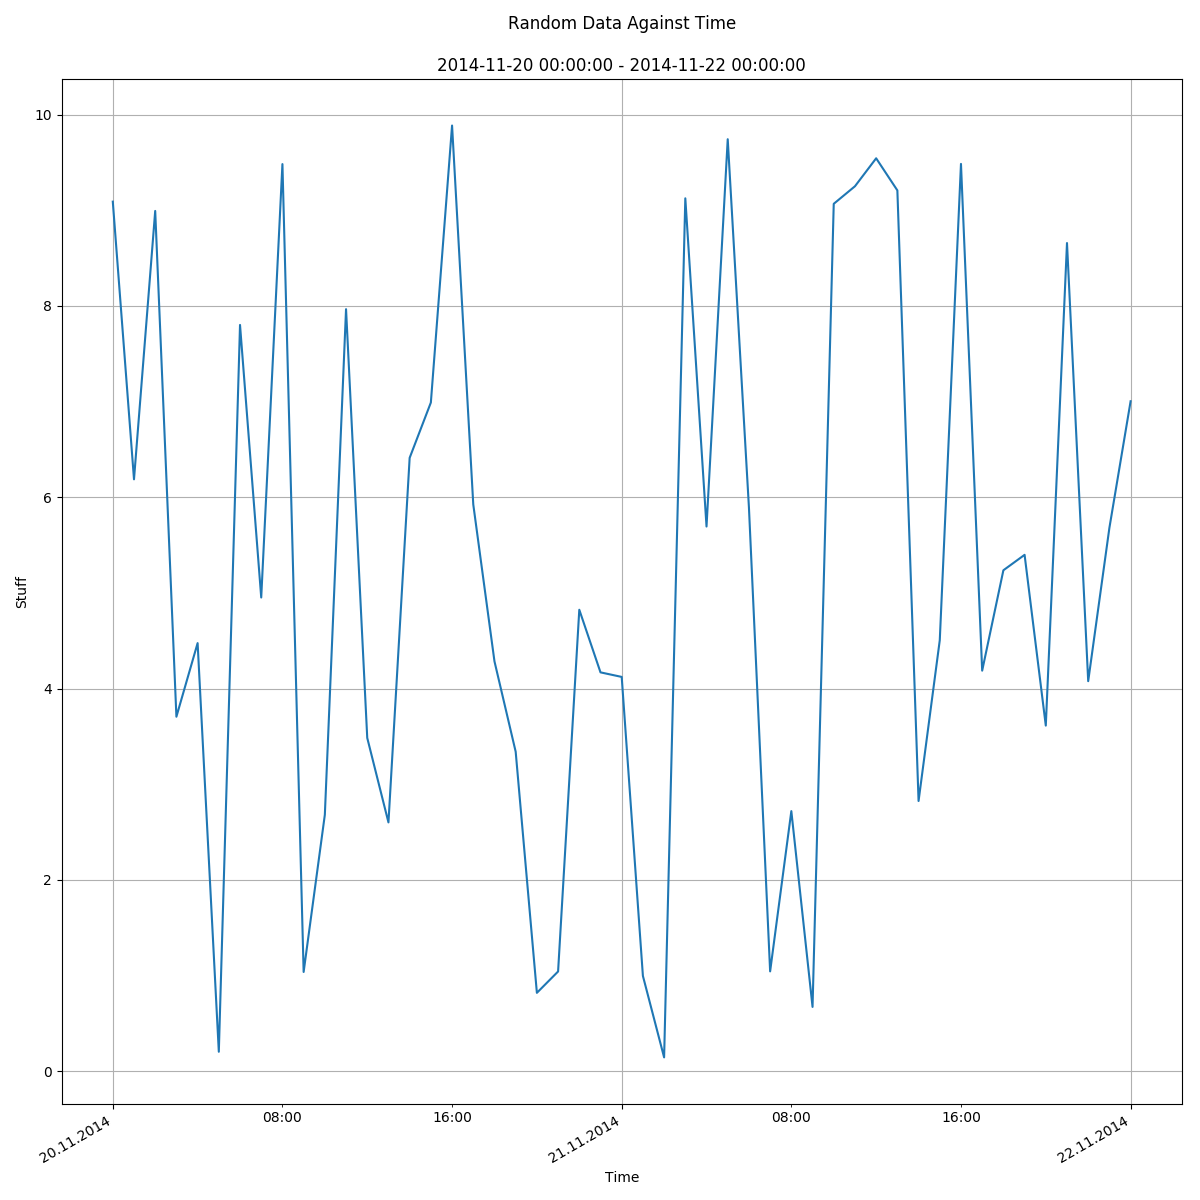

Generate this figure with Julia:
# pyplot_customtime.jl
#
#	Demonstrate reformatting of time axis
#
# gizmaa (https://gist.github.com/gizmaa/7214002)
# Julia 1.1.0
# 27.11.14
# Last Edit: 10.05.19

using PyPlot
using Dates

###################
##  Create Data  ##
###################
dt = Dates.Hour(1)
time = collect(DateTime(2014,11,20):dt:DateTime(2014,11,22))
y = 10rand(length(time))
#y = floor(100*rand(length(time))) # Fails unless the time span is very short
dfmt = Dates.DateFormat("yyyy-mm-dd HH:MM:SS")

font1 = Dict("fontname"=>"Sans","style"=>"normal")
time2 = Dates.value.(time)/1000/60/60/24 # Convert time from milliseconds from day 0 to days from day 0
timespan = "\n" * Dates.format(minimum(time),dfmt) * " - " * Dates.format(maximum(time),dfmt)

majorformatter = matplotlib.dates.DateFormatter("%d.%m.%Y")
minorformatter = matplotlib.dates.DateFormatter("%H:%M")
majorlocator = matplotlib.dates.DayLocator(interval=1)
minorlocator = matplotlib.dates.HourLocator(byhour=(8, 16))

############
##  Plot  ##
############
fig = figure("pyplot_customtime",figsize=(12,12)) # Create a figure and save the handle
ax1 = PyPlot.axes()
p1 = plot_date(time2,y,linestyle="-",marker="None",label="test")
axis("tight")
PyPlot.title("Random Data Against Time\n" * timespan)
grid("on")
xlabel("Time")
ylabel("Stuff",fontdict=font1)
ax1.xaxis.set_major_formatter(majorformatter)
ax1.xaxis.set_minor_formatter(minorformatter)
ax1.xaxis.set_major_locator(majorlocator)
ax1.xaxis.set_minor_locator(minorlocator)
fig.autofmt_xdate(bottom=0.2,rotation=30,ha="right")
fig.canvas.draw() # Update the figure
PyPlot.tight_layout()
